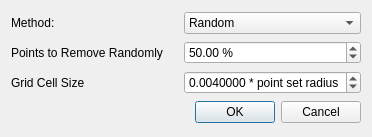
<ui version="4.0" >
 <class>PointSetSimplificationDialog</class>
 <widget class="QDialog" name="PointSetSimplificationDialog" >
  <property name="geometry" >
   <rect>
    <x>0</x>
    <y>0</y>
    <width>372</width>
    <height>137</height>
   </rect>
  </property>
  <property name="windowTitle" >
   <string>Dialog</string>
  </property>
  <layout class="QGridLayout" name="gridLayout" >
   <item row="0" column="0" >
    <widget class="QLabel" name="label" >
     <property name="text" >
      <string>Method:</string>
     </property>
    </widget>
   </item>
   <item row="0" column="1" >
    <widget class="QComboBox" name="m_simplificationMethod" >
     <item>
      <property name="text" >
       <string>Random</string>
      </property>
     </item>
     <item>
      <property name="text" >
       <string>Grid Clustering</string>
      </property>
     </item>
    </widget>
   </item>
   <item row="1" column="0" >
    <widget class="QLabel" name="label_2" >
     <property name="text" >
      <string>Points to Remove Randomly</string>
     </property>
    </widget>
   </item>
   <item row="1" column="1" >
    <widget class="QDoubleSpinBox" name="m_randomSimplificationPercentage" >
     <property name="suffix" >
      <string> %</string>
     </property>
     <property name="decimals" >
      <number>2</number>
     </property>
     <property name="minimum" >
      <double>1.000000000000000</double>
     </property>
     <property name="maximum" >
      <double>100.000000000000000</double>
     </property>
     <property name="singleStep" >
      <double>1.000000000000000</double>
     </property>
     <property name="value" >
      <double>50.000000000000000</double>
     </property>
    </widget>
   </item>
   <item row="2" column="0" >
    <widget class="QLabel" name="label_3" >
     <property name="text" >
      <string>Grid Cell Size</string>
     </property>
    </widget>
   </item>
   <item row="2" column="1" >
    <widget class="QDoubleSpinBox" name="m_gridCellSize" >
     <property name="suffix" >
      <string> * point set radius</string>
     </property>
     <property name="decimals" >
      <number>7</number>
     </property>
     <property name="minimum" >
      <double>0.000100000000000</double>
     </property>
     <property name="maximum" >
      <double>1.000000000000000</double>
     </property>
     <property name="singleStep" >
      <double>0.000100000000000</double>
     </property>
     <property name="value" >
      <double>0.004000000000000</double>
     </property>
    </widget>
   </item>
   <item row="3" column="0" colspan="2" >
    <widget class="QDialogButtonBox" name="buttonBox" >
     <property name="orientation" >
      <enum>Qt::Horizontal</enum>
     </property>
     <property name="standardButtons" >
      <set>QDialogButtonBox::Cancel|QDialogButtonBox::Ok</set>
     </property>
    </widget>
   </item>
  </layout>
 </widget>
 <resources/>
 <connections>
  <connection>
   <sender>buttonBox</sender>
   <signal>accepted()</signal>
   <receiver>PointSetSimplificationDialog</receiver>
   <slot>accept()</slot>
   <hints>
    <hint type="sourcelabel" >
     <x>248</x>
     <y>254</y>
    </hint>
    <hint type="destinationlabel" >
     <x>157</x>
     <y>274</y>
    </hint>
   </hints>
  </connection>
  <connection>
   <sender>buttonBox</sender>
   <signal>rejected()</signal>
   <receiver>PointSetSimplificationDialog</receiver>
   <slot>reject()</slot>
   <hints>
    <hint type="sourcelabel" >
     <x>316</x>
     <y>260</y>
    </hint>
    <hint type="destinationlabel" >
     <x>286</x>
     <y>274</y>
    </hint>
   </hints>
  </connection>
 </connections>
</ui>
